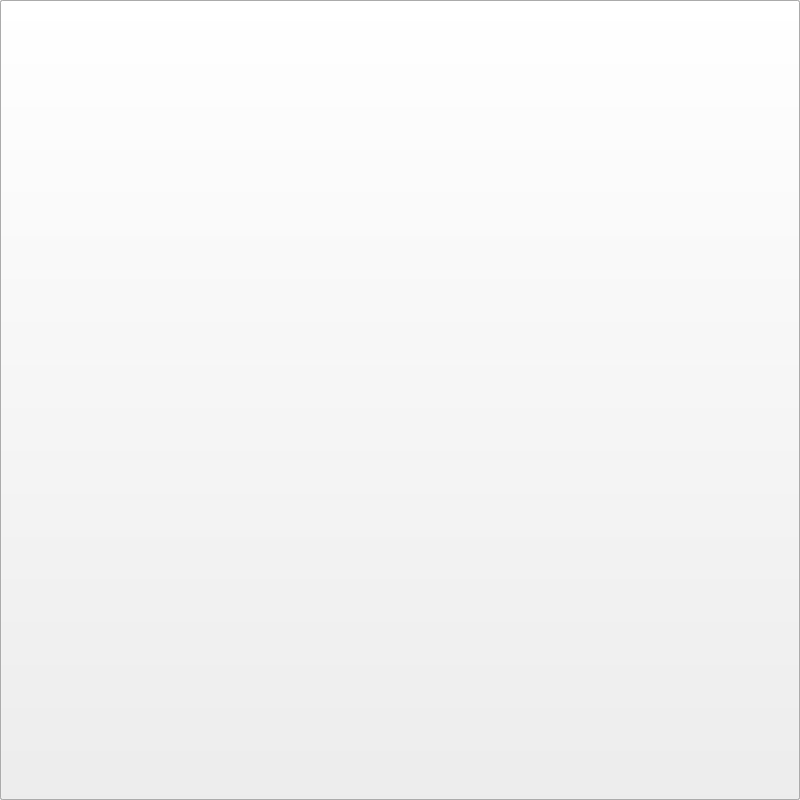
<?xml version="1.0" encoding="UTF-8"?>
<ui version="4.0">
 <class>MainWindow</class>
 <widget class="QMainWindow" name="MainWindow">
  <property name="geometry">
   <rect>
    <x>0</x>
    <y>0</y>
    <width>800</width>
    <height>800</height>
   </rect>
  </property>
  <property name="sizePolicy">
   <sizepolicy hsizetype="Fixed" vsizetype="Fixed">
    <horstretch>0</horstretch>
    <verstretch>0</verstretch>
   </sizepolicy>
  </property>
  <property name="contextMenuPolicy">
   <enum>Qt::NoContextMenu</enum>
  </property>
  <property name="windowTitle">
   <string/>
  </property>
  <property name="windowIcon">
   <iconset>
    <normaloff>res/main_window_icon.jpg</normaloff>res/main_window_icon.jpg</iconset>
  </property>
  <widget class="QWidget" name="centralwidget">
   <property name="sizePolicy">
    <sizepolicy hsizetype="Fixed" vsizetype="Preferred">
     <horstretch>0</horstretch>
     <verstretch>0</verstretch>
    </sizepolicy>
   </property>
   <widget class="QWidget" name="playlist_widget" native="true">
    <property name="geometry">
     <rect>
      <x>10</x>
      <y>10</y>
      <width>800</width>
      <height>800</height>
     </rect>
    </property>
    <widget class="QWidget" name="verticalLayoutWidget">
     <property name="geometry">
      <rect>
       <x>0</x>
       <y>0</y>
       <width>781</width>
       <height>781</height>
      </rect>
     </property>
     <layout class="QVBoxLayout" name="playlist_view_layout">
      <item>
       <widget class="QListWidget" name="playlist">
        <property name="focusPolicy">
         <enum>Qt::NoFocus</enum>
        </property>
        <property name="frameShape">
         <enum>QFrame::Box</enum>
        </property>
       </widget>
      </item>
      <item>
       <layout class="QHBoxLayout" name="horizontalLayout">
        <item>
         <widget class="QPushButton" name="back_btn">
          <property name="sizePolicy">
           <sizepolicy hsizetype="Minimum" vsizetype="Preferred">
            <horstretch>0</horstretch>
            <verstretch>0</verstretch>
           </sizepolicy>
          </property>
          <property name="minimumSize">
           <size>
            <width>0</width>
            <height>40</height>
           </size>
          </property>
          <property name="text">
           <string>返回</string>
          </property>
         </widget>
        </item>
        <item>
         <widget class="QPushButton" name="delete_btn">
          <property name="enabled">
           <bool>false</bool>
          </property>
          <property name="sizePolicy">
           <sizepolicy hsizetype="Minimum" vsizetype="Preferred">
            <horstretch>0</horstretch>
            <verstretch>0</verstretch>
           </sizepolicy>
          </property>
          <property name="minimumSize">
           <size>
            <width>0</width>
            <height>40</height>
           </size>
          </property>
          <property name="focusPolicy">
           <enum>Qt::NoFocus</enum>
          </property>
          <property name="contextMenuPolicy">
           <enum>Qt::DefaultContextMenu</enum>
          </property>
          <property name="autoFillBackground">
           <bool>false</bool>
          </property>
          <property name="text">
           <string>删除</string>
          </property>
         </widget>
        </item>
       </layout>
      </item>
     </layout>
    </widget>
   </widget>
   <widget class="QPushButton" name="import_btn">
    <property name="geometry">
     <rect>
      <x>0</x>
      <y>0</y>
      <width>800</width>
      <height>800</height>
     </rect>
    </property>
    <property name="text">
     <string/>
    </property>
   </widget>
   <widget class="QPushButton" name="style_btn_1">
    <property name="geometry">
     <rect>
      <x>0</x>
      <y>0</y>
      <width>800</width>
      <height>800</height>
     </rect>
    </property>
    <property name="text">
     <string/>
    </property>
   </widget>
   <widget class="QPushButton" name="style_btn_2">
    <property name="geometry">
     <rect>
      <x>0</x>
      <y>0</y>
      <width>800</width>
      <height>800</height>
     </rect>
    </property>
    <property name="text">
     <string/>
    </property>
   </widget>
   <widget class="QPushButton" name="style_btn_3">
    <property name="geometry">
     <rect>
      <x>0</x>
      <y>0</y>
      <width>800</width>
      <height>800</height>
     </rect>
    </property>
    <property name="text">
     <string/>
    </property>
   </widget>
   <widget class="QPushButton" name="style_btn_4">
    <property name="geometry">
     <rect>
      <x>0</x>
      <y>0</y>
      <width>800</width>
      <height>800</height>
     </rect>
    </property>
    <property name="text">
     <string/>
    </property>
   </widget>
   <widget class="QPushButton" name="style_btn_5">
    <property name="geometry">
     <rect>
      <x>0</x>
      <y>0</y>
      <width>800</width>
      <height>800</height>
     </rect>
    </property>
    <property name="text">
     <string/>
    </property>
   </widget>
   <widget class="QPushButton" name="style_btn_6">
    <property name="geometry">
     <rect>
      <x>0</x>
      <y>0</y>
      <width>800</width>
      <height>800</height>
     </rect>
    </property>
    <property name="text">
     <string/>
    </property>
   </widget>
   <widget class="QPushButton" name="style_btn_7">
    <property name="geometry">
     <rect>
      <x>0</x>
      <y>0</y>
      <width>800</width>
      <height>800</height>
     </rect>
    </property>
    <property name="text">
     <string/>
    </property>
   </widget>
   <widget class="QPushButton" name="style_btn_8">
    <property name="geometry">
     <rect>
      <x>0</x>
      <y>0</y>
      <width>800</width>
      <height>800</height>
     </rect>
    </property>
    <property name="text">
     <string/>
    </property>
   </widget>
   <widget class="QPushButton" name="play_pause_btn">
    <property name="geometry">
     <rect>
      <x>0</x>
      <y>0</y>
      <width>800</width>
      <height>800</height>
     </rect>
    </property>
    <property name="text">
     <string/>
    </property>
   </widget>
   <widget class="QLabel" name="rotate_note_label">
    <property name="geometry">
     <rect>
      <x>0</x>
      <y>0</y>
      <width>800</width>
      <height>800</height>
     </rect>
    </property>
    <property name="text">
     <string/>
    </property>
   </widget>
   <widget class="QLabel" name="background_label">
    <property name="geometry">
     <rect>
      <x>0</x>
      <y>0</y>
      <width>800</width>
      <height>800</height>
     </rect>
    </property>
    <property name="text">
     <string/>
    </property>
   </widget>
   <zorder>background_label</zorder>
   <zorder>rotate_note_label</zorder>
   <zorder>playlist_widget</zorder>
   <zorder>import_btn</zorder>
   <zorder>style_btn_2</zorder>
   <zorder>style_btn_3</zorder>
   <zorder>style_btn_4</zorder>
   <zorder>style_btn_5</zorder>
   <zorder>style_btn_6</zorder>
   <zorder>style_btn_7</zorder>
   <zorder>style_btn_8</zorder>
   <zorder>style_btn_1</zorder>
   <zorder>play_pause_btn</zorder>
  </widget>
 </widget>
 <resources/>
 <connections/>
</ui>
